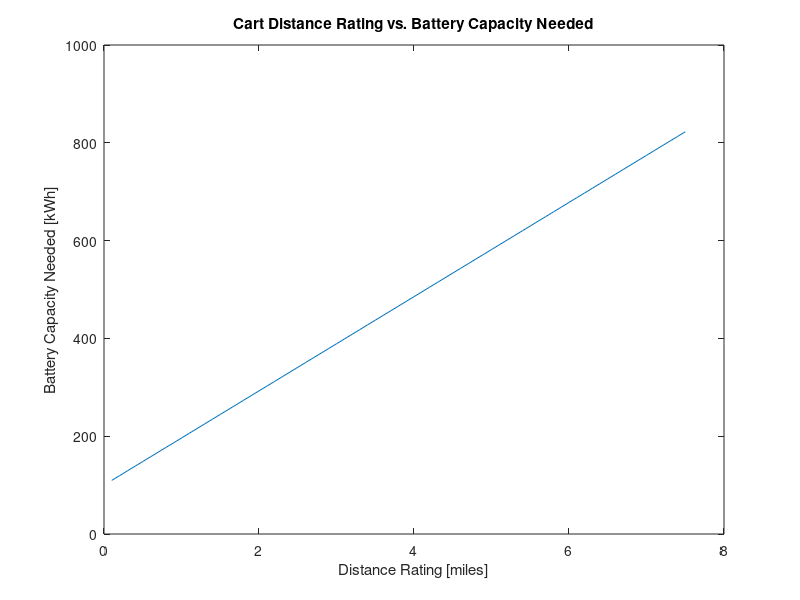
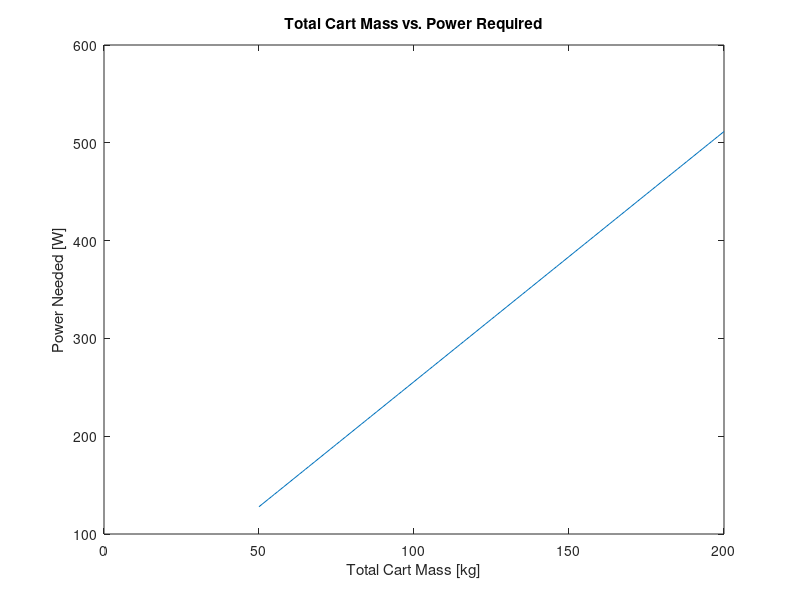
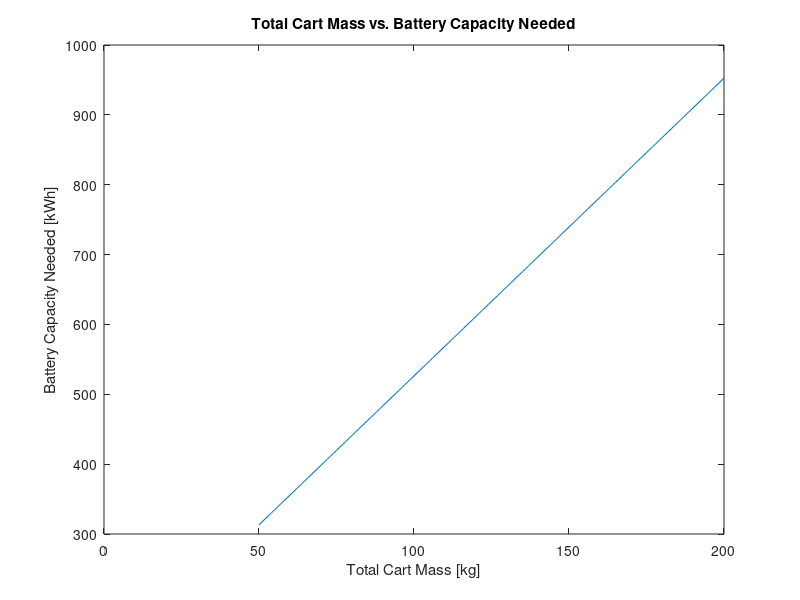
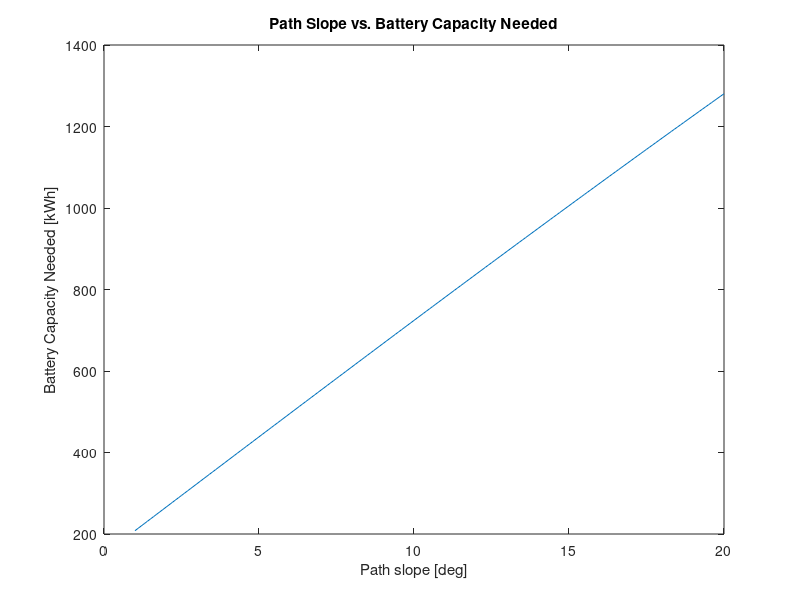

The MATLAB source for these figures, in order:
clear
clc
close all

%% Constant Initialization
g = 9.81; %gravity in m/s^2
m = 113; % kg, mass of cart fully loaded
vo_mph = 0; %initial velocity
vf_mph = 3; % final velocity in mph
vo = vo_mph*0.44704; %initial velocity in m/s
vf = vf_mph*0.44704; %final velocity in m/s
theta = 7.5; %max slope angle
vfy = vf*sind(theta); %vertical component of velocity
dist_mi = 5; %total distance cart is to travel in miles
dist = dist_mi*1609.34; %total distance cart is to travel in meters
dh = dist*sind(theta); %vertical component of total distance for given slope

%% Energy Calculations
KE = 1/2*m*(vf^2-vo^2); %kinetic energy of cart
PE = m*g*dh; %potential energy of cart
Wnet = KE + PE; %net work
dx = 3; %meters
a = vf^2/(2*dx); %acceleration needed to achieve max speed in dx meters
t = vf/a; %time to reach max speed
KEdot = KE/t; %power needed to achieve max speed
PEdot = m*g*vfy; %power needed to climb slope
dt = dh/vfy; % time it takes to climb slope at max speed in seconds
dt_hr = dt/3600; %time it takes to travel distance in hrs

%% Efficiency Calculations
losses = 0.75; %estimated losses in percent

%% Power Calculations
power_w = (KEdot+PEdot)/losses; %power needed in watts
power = power_w*0.00134102; % power in horsepower

%% Force Analysis

%% Motor Calculations
%voltage
%current
%power
%torque
%rpm
%curvedata

%% Gearbox Design/ Calculations


%% Battery Capacity
add_cap = 20*5; %additional capacity for charging 5 phones
capacity = (power_w*dt_hr)+add_cap; %battery capacity needed in kWh

%% Battery Configuration
v_motor = 24; %motor voltage
v_batt = 3.6; %battery voltage per cell
cap_batt = 4.2; %battery capacity in Ah
req_Ah = capacity/v_motor; %total battery Ah needed
parallel = ceil(req_Ah/cap_batt); %number of cells needed for desired Ah 
curr = 14.5; % max discharge current per cell
max_current = curr*parallel; %max battery pack discharge
series = ceil(v_motor/v_batt); %number of cells needed for desired motor voltage
num_cells = parallel*series; %number of battery cells needed
batt_weight = 70/1000; %battery weight in kg
tot_weight = num_cells*batt_weight; %total battery weight
batt_cost = 6.37; %battery cell cost in dollars
tot_cost = num_cells*batt_cost; %total battery cost

%% Speed vs Slope

%% Speed vs Power


%% Plots

%distance vs battery capacity
g = 9.81; %gravity in m/s^2
m = 113; % kg, mass of cart fully loaded
vo_mph = 0; %initial velocity
vf_mph = 3; % final velocity in mph
vo = vo_mph*0.44704; %initial velocity in m/s
vf = vf_mph*0.44704; %final velocity in m/s
theta = 7.5; %max slope angle
vfy = vf*sind(theta); %vertical component of velocity
dist_mi = 0.1:0.1:7.5; %total distance cart is to travel in miles
dist = dist_mi.*1609.34; %total distance cart is to travel in meters
dh = dist.*sind(theta); %vertical component of total distance for given slope
KE = 1/2*m*(vf^2-vo^2); %kinetic energy of cart
PE = m*g.*dh; %potential energy of cart
Wnet = KE + PE; %net work
dx = 3; %meters
a = vf^2/(2*dx); %acceleration needed to achieve max speed in dx meters
t = vf/a; %time to reach max speed
KEdot = KE/t; %power needed to achieve max speed
PEdot = m*g*vfy; %power needed to climb slope
dt = dh./vfy; % time it takes to climb slope at max speed in seconds
dt_hr = dt./3600; %time it takes to travel distance in hrs
losses = 0.75; %estimated losses in percent
power_w = (KEdot+PEdot)./losses; %power needed in watts
power = power_w.*0.00134102; % power in horsepower
add_cap = 20*5; %additional capacity for charging 5 phones
capacity = (power_w*dt_hr)+add_cap; %battery capacity needed in kWh
figure
plot(dist_mi,capacity)
title('Cart Distance Rating vs. Battery Capacity Needed')
xlabel('Distance Rating [miles]')
ylabel('Battery Capacity Needed [kWh]')

%cart weight vs power required
g = 9.81; %gravity in m/s^2
m = 50:1:200; % kg, mass of cart fully loaded
vo_mph = 0; %initial velocity
vf_mph = 3; % final velocity in mph
vo = vo_mph*0.44704; %initial velocity in m/s
vf = vf_mph*0.44704; %final velocity in m/s
theta = 7.5; %max slope angle
vfy = vf*sind(theta); %vertical component of velocity
dist_mi = 5; %total distance cart is to travel in miles
dist = dist_mi*1609.34; %total distance cart is to travel in meters
dh = dist*sind(theta); %vertical component of total distance for given slope
KE = 1/2.*m.*(vf^2-vo^2); %kinetic energy of cart
PE = m.*g.*dh; %potential energy of cart
Wnet = KE + PE; %net work
dx = 3; %meters
a = vf^2/(2*dx); %acceleration needed to achieve max speed in dx meters
t = vf/a; %time to reach max speed
KEdot = KE/t; %power needed to achieve max speed
PEdot = m.*g*vfy; %power needed to climb slope
dt = dh/vfy; % time it takes to climb slope at max speed in seconds
dt_hr = dt/3600; %time it takes to travel distance in hrs
losses = 0.75; %estimated losses in percent
power_w = (KEdot+PEdot)./losses; %power needed in watts
power = power_w.*0.00134102; % power in horsepower
figure
plot(m,power_w)
title('Total Cart Mass vs. Power Required')
xlabel('Total Cart Mass [kg]')
ylabel('Power Needed [W]')


%cart weight vs battery capacity
g = 9.81; %gravity in m/s^2
m = 50:1:200; % kg, mass of cart fully loaded
vo_mph = 0; %initial velocity
vf_mph = 3; % final velocity in mph
vo = vo_mph*0.44704; %initial velocity in m/s
vf = vf_mph*0.44704; %final velocity in m/s
theta = 7.5; %max slope angle
vfy = vf*sind(theta); %vertical component of velocity
dist_mi = 5; %total distance cart is to travel in miles
dist = dist_mi*1609.34; %total distance cart is to travel in meters
dh = dist*sind(theta); %vertical component of total distance for given slope
KE = 1/2.*m.*(vf^2-vo^2); %kinetic energy of cart
PE = m.*g.*dh; %potential energy of cart
Wnet = KE + PE; %net work
dx = 3; %meters
a = vf^2/(2*dx); %acceleration needed to achieve max speed in dx meters
t = vf/a; %time to reach max speed
KEdot = KE/t; %power needed to achieve max speed
PEdot = m.*g*vfy; %power needed to climb slope
dt = dh./vfy; % time it takes to climb slope at max speed in seconds
dt_hr = dt./3600; %time it takes to travel distance in hrs
losses = 0.75; %estimated losses in percent
power_w = (KEdot+PEdot)./losses; %power needed in watts
power = power_w.*0.00134102; % power in horsepower
add_cap = 20*5; %additional capacity for charging 5 phones
capacity = (power_w.*dt_hr)+add_cap; %battery capacity needed in kWh
figure
plot(m,capacity)
title('Total Cart Mass vs. Battery Capacity Needed')
xlabel('Total Cart Mass [kg]')
ylabel('Battery Capacity Needed [kWh]')

%slope vs battery capacity
g = 9.81; %gravity in m/s^2
m = 113; % kg, mass of cart fully loaded
vo_mph = 0; %initial velocity
vf_mph = 3; % final velocity in mph
vo = vo_mph*0.44704; %initial velocity in m/s
vf = vf_mph*0.44704; %final velocity in m/s
theta = 1:0.1:20; %max slope angle
vfy = vf.*sind(theta); %vertical component of velocity
dist_mi = 5; %total distance cart is to travel in miles
dist = dist_mi*1609.34; %total distance cart is to travel in meters
dh = dist.*sind(theta); %vertical component of total distance for given slope
KE = 1/2*m*(vf^2-vo^2); %kinetic energy of cart
PE = m*g.*dh; %potential energy of cart
Wnet = KE + PE; %net work
dx = 3; %meters
a = vf^2/(2*dx); %acceleration needed to achieve max speed in dx meters
t = vf/a; %time to reach max speed
KEdot = KE/t; %power needed to achieve max speed
PEdot = m.*g.*vfy; %power needed to climb slope
dt = dh./vfy; % time it takes to climb slope at max speed in seconds
dt_hr = dt./3600; %time it takes to travel distance in hrs
losses = 0.75; %estimated losses in percent
power_w = (KEdot+PEdot)./losses; %power needed in watts
power = power_w.*0.00134102; % power in horsepower
add_cap = 20*5; %additional capacity for charging 5 phones
capacity = (power_w.*dt_hr)+add_cap; %battery capacity needed in kWh
figure
plot(theta,capacity)
title('Path Slope vs. Battery Capacity Needed')
xlabel('Path slope [deg]')
ylabel('Battery Capacity Needed [kWh]')

%wheel diameter vs motor speed
d = 2:0.1:12; %wheel diameter in inches
circ = 2*pi.*(d./2)
vf_mph = 3; %max cart speed in mph
cart_v = vf_mph*0.44704; %max cart speed in m/s



%battery capacity vs battery cost
